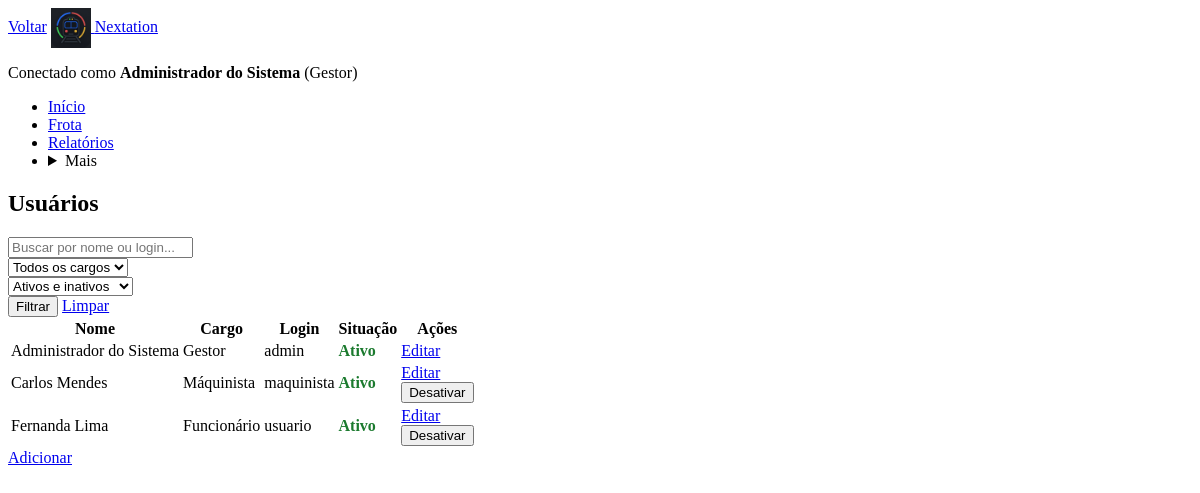
/usuarios.php (signed in), run on the app's committed database.
### tables this page shows
CREATE TABLE usuarios (
    id_usuario INT NOT NULL AUTO_INCREMENT,
    nome VARCHAR(80) NOT NULL,
    login VARCHAR(30) NOT NULL,
    senha VARCHAR(255) NOT NULL,
    papel ENUM('administrador','maquinista','usuario_comum') NOT NULL,
    ativo TINYINT(1) NOT NULL DEFAULT 1,
    PRIMARY KEY (id_usuario),
    UNIQUE KEY uq_usuarios_login (login)
);

### includes/funcoes.php (called while the page is built, shortened)
<?php
function e($texto)
{
    return htmlspecialchars((string)$texto, ENT_QUOTES, 'UTF-8');
}
function papeisSistema()
{
    return [
        'administrador' => 'Gestor',
        'maquinista'    => 'Máquinista',
        'usuario_comum' => 'Funcionário',
    ];
}
function rotuloPapel($papel)
{
    return papeisSistema()[$papel] ?? $papel;
}

### includes/proteger.php (called while the page is built, shortened)
<?php
require_once __DIR__ . '/../config/conexao.php';
$stmt = $conexao->prepare('SELECT nome, papel FROM usuarios WHERE id_usuario = ? AND ativo = 1');
$stmt->bind_param('i', $_SESSION['usuario_id']);
$stmt->execute();
$usuario_atual = $stmt->get_result()->fetch_assoc();

### includes/permissao.php (called while the page is built, shortened)
<?php
function temPapel($papeis_permitidos)
{
    return isset($_SESSION['usuario_papel'])
        && in_array($_SESSION['usuario_papel'], $papeis_permitidos, true);
}

### usuarios.php (the view, shortened to what this page needs)
<?php
require __DIR__ . '/includes/proteger.php';
require __DIR__ . '/includes/permissao.php';
require __DIR__ . '/config/conexao.php';
require __DIR__ . '/includes/funcoes.php';
$busca = trim($_GET['busca'] ?? '');
$sql = 'SELECT id_usuario, nome, login, papel, ativo FROM usuarios';
$sql .= ' ORDER BY nome';
$stmt = $conexao->prepare($sql);
$stmt->execute();
$resultado = $stmt->get_result();
$voltar = 'dashboard.php';
require __DIR__ . '/includes/cabecalho.php';
?>
<section class="pagina-cabecalho">
    <h1 class="titulo-pagina">Usuários</h1>
</section>
<form class="filtros" method="GET" action="usuarios.php" role="search">
    <div class="campo campo-busca">
        <input class="campo-entrada" type="search" id="busca" name="busca" placeholder="Buscar por nome ou login..." value="<?= e($busca) ?>">
    </div>
    <div class="campo">
        <select class="campo-entrada" id="papel" name="papel">
            <option value="">Todos os cargos</option>
        </select>
    </div>
    <div class="campo">
        <select class="campo-entrada" id="ativo" name="ativo">
            <option value="">Ativos e inativos</option>
        </select>
    </div>
    <div class="filtros-acoes">
        <button class="botao botao-secundario" type="submit">Filtrar</button>
        <a class="botao-link" href="usuarios.php">Limpar</a>
    </div>
</form>
<?php if ($resultado->num_rows === 0): ?>
    <p class="estado-vazio">Nenhum usuário encontrado.</p>
<?php else: ?>
<table class="tabela tabela-cartoes tabela-usuarios">
    <thead>
        <tr><th scope="col">Nome</th><th scope="col">Cargo</th><th scope="col">Login</th><th scope="col">Situação</th><th scope="col">Ações</th></tr>
    </thead>
    <tbody>
    <?php while ($u = $resultado->fetch_assoc()): ?>
        <tr class="linha<?= $u['ativo'] ? '' : ' linha-inativa' ?>">
            <td class="celula-principal" data-label="Nome"><span class="avatar" aria-hidden="true"></span><?= e($u['nome']) ?></td>
            <td class="celula-cargo cargo-<?= e($u['papel']) ?>" data-label="Cargo"><?= e(rotuloPapel($u['papel'])) ?></td>
            <td data-label="Login"><?= e($u['login']) ?></td>
            <td data-label="Situação"><span class="selo <?= $u['ativo'] ? 'status-normal' : 'status-critico' ?>"><?= $u['ativo'] ? 'Ativo' : 'Inativo' ?></span></td>
            <td class="celula-acoes" data-label="Ações">
                <a class="botao botao-editar" href="usuarios_form.php?id_usuario=<?= (int)$u['id_usuario'] ?>">Editar</a>
                <?php if ((int)$u['id_usuario'] !== (int)$_SESSION['usuario_id']): ?>
                <form class="form-linha" method="POST" action="usuarios.php" onsubmit="return confirm('Confirma a alteração da situação deste usuário?');">
                    <button class="botao <?= $u['ativo'] ? 'botao-perigo' : 'botao-secundario' ?>" type="submit"><?= $u['ativo'] ? 'Desativar' : 'Reativar' ?></button>
                </form>
                <?php endif; ?>
            </td>
        </tr>
    <?php endwhile; ?>
    </tbody>
</table>
<?php endif; $stmt->close(); ?>
<div class="acoes-pagina">
    <a class="botao botao-primario botao-largo" href="usuarios_form.php">Adicionar</a>
</div>
<?php require __DIR__ . '/includes/rodape.php'; ?>

### includes/cabecalho.php (shortened to what this page needs)
<?php
require_once __DIR__ . '/funcoes.php';
$pagina_atual = basename($_SERVER['SCRIPT_NAME'], '.php');
$eh_gestor  = temPapel(['administrador']);
$grupos = [
    'inicio'     => ['dashboard'],
    'frota'      => ['trens', 'trens_form'] + ($eh_gestor ? [] : [2 => 'sensores']),
    'relatorios' => ['gera_relatorio', 'visualiza_relatorio'],
];
function itemAtual($grupos, $grupo, $pagina)
{
    return in_array($pagina, $grupos[$grupo], true) ? ' aria-current="page"' : '';
}
?>
<!DOCTYPE html>
<html lang="pt-BR">
<head>
    <link rel="stylesheet" href="assets/css/estilo.css">
</head>
<body class="pagina pagina-<?= e($pagina_atual) ?>">
<div class="app">
    <header class="topo">
        <div class="topo-esquerda">
            <?php if (isset($voltar)): ?>
                <a class="botao-voltar" href="<?= e($voltar) ?>"><?= icone('voltar') ?><span class="botao-voltar-texto">Voltar</span></a>
            <?php endif; ?>
            <a class="marca" href="dashboard.php">
                <img class="marca-logo" src="assets/img/logo.png" alt="">
                <span class="marca-nome">Nextation</span>
            </a>
        </div>
        <div class="topo-direita">
            <p class="usuario-logado">Conectado como <strong class="usuario-nome"><?= e($_SESSION['usuario_nome']) ?></strong> <span class="usuario-papel">(<?= e(rotuloPapel($_SESSION['usuario_papel'])) ?>)</span></p>
        </div>
    </header>
    <nav class="navegacao" aria-label="Navegação principal">
        <ul class="navegacao-lista">
            <li class="navegacao-item">
                <a class="navegacao-link" href="dashboard.php"<?= itemAtual($grupos, 'inicio', $pagina_atual) ?>>
                    <?= icone('inicio') ?><span class="navegacao-texto">Início</span>
                </a>
            </li>
            <?php if ($eh_gestor): ?>
            <li class="navegacao-item">
                <a class="navegacao-link" href="trens.php"<?= itemAtual($grupos, 'frota', $pagina_atual) ?>>
                    <?= icone('frota') ?><span class="navegacao-texto">Frota</span>
                </a>
            </li>
            <li class="navegacao-item">
                <a class="navegacao-link" href="gera_relatorio.php"<?= itemAtual($grupos, 'relatorios', $pagina_atual) ?>>
                    <?= icone('relatorios') ?><span class="navegacao-texto">Relatórios</span>
                </a>
            </li>
            <?php endif; ?>
            <li class="navegacao-item navegacao-mais">
                <details class="menu-mais">
                    <summary class="navegacao-link"><?= icone('mais') ?><span class="navegacao-texto">Mais</span></summary>
                </details>
            </li>
        </ul>
    </nav>
    <main class="conteudo">

### assets/css/estilo.css (style rules this page uses)
.status-normal, .sev-normal { color: #1b7a2e; font-weight: bold; }
.marca-logo { width: 40px; height: 40px; vertical-align: middle; }

### data on the page
usuarios: papel "Gestor", nome "Administrador do Sistema", login "admin", ativo "Ativo"
usuarios: nome "Carlos Mendes", papel "Máquinista", login "maquinista", ativo "Ativo"
usuarios: nome "Fernanda Lima", papel "Funcionário", login "usuario", ativo "Ativo"

### other printed values
$_SESSION['usuario_nome'] "Administrador do Sistema"
